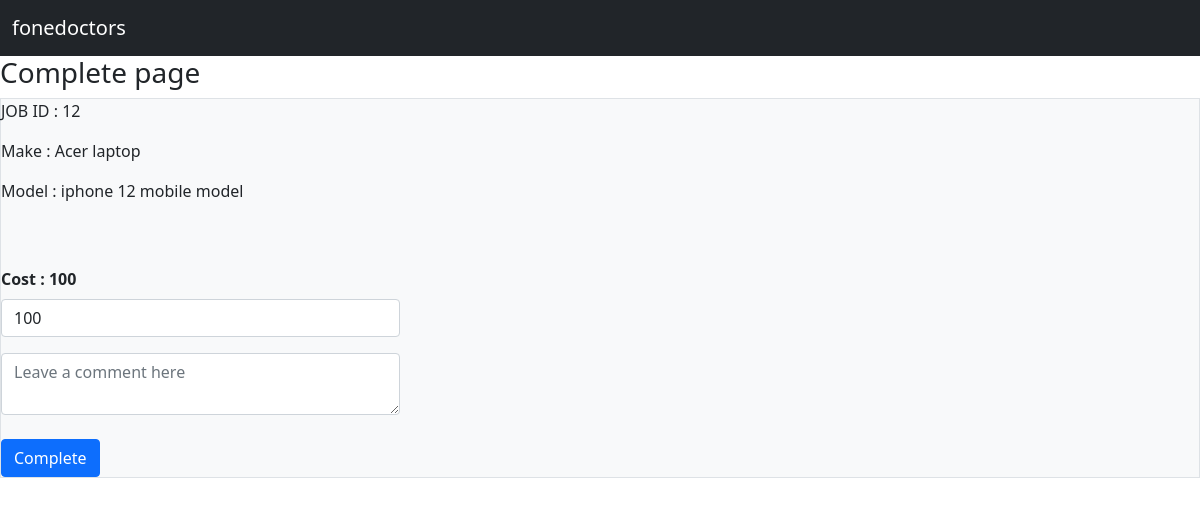
Before: /complete/12 with the older database file.
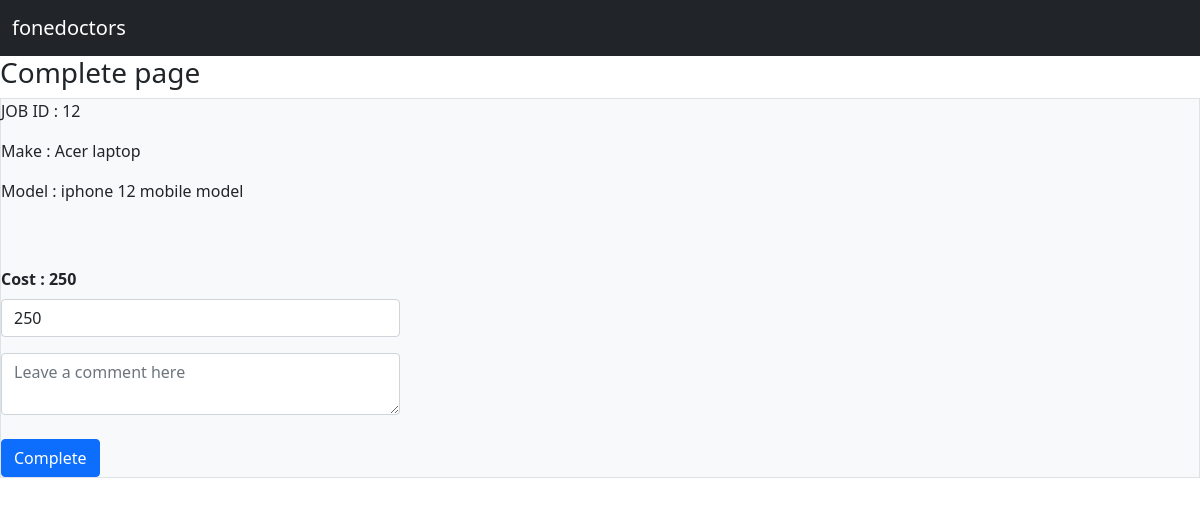
After: the same page with the newer database file.
### Jobs/models.py (models this page shows, shortened)
class Jobs(models.Model):
    customer = models.ForeignKey(Customer,on_delete = models.CASCADE, related_name = 'job_customer')
    device =  models.ForeignKey(Devices,on_delete = models.CASCADE, related_name = 'job_device', null = True, blank=True)
    make = models.ForeignKey(Make,on_delete = models.CASCADE, related_name = 'job_make', null=True, blank=True)
    model = models.ForeignKey(Model,on_delete = models.CASCADE, related_name = 'job_model', null=True, blank=True)
    fault =  models.ForeignKey(Fault,on_delete = models.CASCADE, related_name = 'job_faults', null=True, blank=True)
    description = models.TextField(null=True, blank=True)
    imei = models.CharField(max_length=250, null=True, blank=True)
    accessories = models.ForeignKey(Accessories,on_delete = models.CASCADE, related_name = 'job_acessories', null=True, blank=True)
    sale_item = models.ForeignKey(Sale_item,on_delete = models.CASCADE, related_name = 'sale_acessories', null=True, blank=True)
    passcode = models.CharField(max_length=250, null=True, blank=True)
    network = models.ForeignKey(Network,on_delete = models.CASCADE, related_name = 'job_network', null=True, blank=True)
    cost = models.IntegerField(null=True, blank=True)
    job_status = models.ForeignKey(Job_status,on_delete = models.CASCADE, related_name = 'job_job_status', null=True, blank=True)
    collection_time = models.DateTimeField(null=True, blank=True)
    payment_status = models.CharField(choices= PAYMENT_STATUS, max_length=250, null=True, blank=True)
    created_date = models.DateTimeField(null=True, blank=True)
    created_by = models.ForeignKey(User, on_delete = models.CASCADE, null=True, blank=True)

class Make(models.Model):
    device = models.ForeignKey(Devices,on_delete=models.CASCADE, related_name='make_device')
    make = models.CharField(max_length=250)
    def __str__(self):
        return self.make

class Model(models.Model):
    make = models.ForeignKey(Make,on_delete=models.CASCADE)
    model = models.CharField(max_length=250)
    def __str__(self):
        return self.model

### Jobs/views.py (the view, shortened to what this page needs)
# urls.py: path('complete/<str:id>', views.complete, name='complete'),
def complete(request,id):
    complete_job = Jobs.objects.get(id=id)
    context = {'complete_job_context':complete_job}
    return render(request,'complete.html',context)

### templates/complete.html (shortened to what this page needs)
{% extends 'base.html' %}
{% block content %}
<h3>Complete  page</h3>
<form method="POST" action= "#">
<div class="form-floating col col-12 border bg-light ">
    <div class="form-floating col col-4 ">
        <div class="input-group mb-3">
          JOB ID :  {{ complete_job_context.id }}
          </div>
        <div class="input-group mb-3">
            Make :  {{ complete_job_context.make }}
        </div>
        <div class="input-group mb-3">
            Model :  {{ complete_job_context.model }}
        </div>
        <br>
        <br>
        <div class="mb-3">
            <label for="exampleInputEmail1" class="form-label"> <strong> Cost : {{ complete_job_context.cost }}</strong></label>
            <input type="number" value="{{ complete_job_context.cost }}" name = "cost_com_name" class="form-control" id="cost_com_id" >
          </div>
        <div>
            <textarea class="form-control" {{ complete_job_context.c_job.description }} name="Complete_area_name" placeholder="Leave a comment here" id="Complete_area_id"></textarea>
        </div>
      <br>
        <button type="submit" class="btn btn-primary"> Complete</button>
    </form>
{% endblock %}

Changed rows visible on the page:
changed Jobs "Acer laptop": cost "100" → "250"; cost_com_name "100" → "250"
